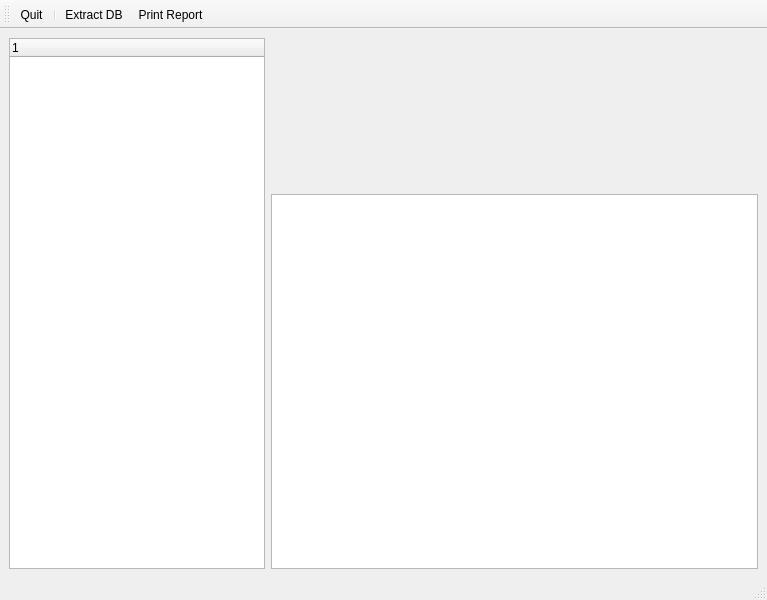
<?xml version="1.0" encoding="UTF-8"?>
<ui version="4.0">
 <class>frmContacts</class>
 <widget class="QMainWindow" name="frmContacts">
  <property name="geometry">
   <rect>
    <x>0</x>
    <y>0</y>
    <width>767</width>
    <height>600</height>
   </rect>
  </property>
  <property name="windowTitle">
   <string>MainWindow</string>
  </property>
  <widget class="QWidget" name="centralWidget">
   <layout class="QGridLayout" name="gridLayout">
    <item row="0" column="0" rowspan="2">
     <layout class="QHBoxLayout" name="horizontalLayout">
      <item>
       <widget class="QTreeWidget" name="treeWidgetContacts">
        <property name="sizePolicy">
         <sizepolicy hsizetype="Preferred" vsizetype="Preferred">
          <horstretch>0</horstretch>
          <verstretch>0</verstretch>
         </sizepolicy>
        </property>
        <column>
         <property name="text">
          <string notr="true">1</string>
         </property>
        </column>
       </widget>
      </item>
     </layout>
    </item>
    <item row="0" column="1">
     <layout class="QHBoxLayout" name="horizontalLayout_2">
      <item>
       <widget class="QLabel" name="lblPicture">
        <property name="sizePolicy">
         <sizepolicy hsizetype="Fixed" vsizetype="Fixed">
          <horstretch>0</horstretch>
          <verstretch>0</verstretch>
         </sizepolicy>
        </property>
        <property name="minimumSize">
         <size>
          <width>150</width>
          <height>150</height>
         </size>
        </property>
        <property name="frameShape">
         <enum>QFrame::NoFrame</enum>
        </property>
        <property name="text">
         <string/>
        </property>
       </widget>
      </item>
      <item>
       <layout class="QVBoxLayout" name="verticalLayout_2">
        <item>
         <widget class="QLabel" name="lblLastname">
          <property name="font">
           <font>
            <family>Noto Sans [unknown]</family>
            <pointsize>14</pointsize>
           </font>
          </property>
          <property name="frameShape">
           <enum>QFrame::NoFrame</enum>
          </property>
          <property name="text">
           <string/>
          </property>
         </widget>
        </item>
        <item>
         <widget class="QLabel" name="lblFirstname">
          <property name="sizePolicy">
           <sizepolicy hsizetype="Preferred" vsizetype="Preferred">
            <horstretch>0</horstretch>
            <verstretch>0</verstretch>
           </sizepolicy>
          </property>
          <property name="font">
           <font>
            <family>Noto Sans [unknown]</family>
            <pointsize>14</pointsize>
           </font>
          </property>
          <property name="frameShape">
           <enum>QFrame::NoFrame</enum>
          </property>
          <property name="text">
           <string/>
          </property>
         </widget>
        </item>
        <item>
         <widget class="QLabel" name="lblOrganization">
          <property name="frameShape">
           <enum>QFrame::NoFrame</enum>
          </property>
          <property name="text">
           <string/>
          </property>
         </widget>
        </item>
       </layout>
      </item>
     </layout>
    </item>
    <item row="1" column="1">
     <layout class="QVBoxLayout" name="verticalLayout_4">
      <item>
       <widget class="QListWidget" name="listWidgetMulitvalue"/>
      </item>
     </layout>
    </item>
   </layout>
  </widget>
  <widget class="QMenuBar" name="menubar">
   <property name="geometry">
    <rect>
     <x>0</x>
     <y>0</y>
     <width>767</width>
     <height>22</height>
    </rect>
   </property>
  </widget>
  <widget class="QStatusBar" name="statusbar"/>
  <widget class="QToolBar" name="toolBar">
   <property name="windowTitle">
    <string>toolBar</string>
   </property>
   <attribute name="toolBarArea">
    <enum>TopToolBarArea</enum>
   </attribute>
   <attribute name="toolBarBreak">
    <bool>false</bool>
   </attribute>
   <addaction name="actionQuit"/>
   <addaction name="separator"/>
   <addaction name="actionExtract"/>
   <addaction name="actionReport"/>
  </widget>
  <action name="actionQuit">
   <property name="icon">
    <iconset resource="../iosbackupexaminer2.qrc">
     <normaloff>:/Images/data/img/exit.png</normaloff>:/Images/data/img/exit.png</iconset>
   </property>
   <property name="text">
    <string>Quit</string>
   </property>
   <property name="toolTip">
    <string>Quit</string>
   </property>
   <property name="shortcut">
    <string>Ctrl+Q</string>
   </property>
  </action>
  <action name="actionExtract">
   <property name="icon">
    <iconset resource="../iosbackupexaminer2.qrc">
     <normaloff>:/Images/data/img/unzip_app.png</normaloff>:/Images/data/img/unzip_app.png</iconset>
   </property>
   <property name="text">
    <string>Extract DB</string>
   </property>
   <property name="toolTip">
    <string>Extract Contacts Database</string>
   </property>
   <property name="shortcut">
    <string>Ctrl+E</string>
   </property>
  </action>
  <action name="actionReport">
   <property name="icon">
    <iconset resource="../iosbackupexaminer2.qrc">
     <normaloff>:/Images/data/img/open.png</normaloff>:/Images/data/img/open.png</iconset>
   </property>
   <property name="text">
    <string>Print Report</string>
   </property>
   <property name="toolTip">
    <string>Print HTML Report</string>
   </property>
   <property name="shortcut">
    <string>Ctrl+P</string>
   </property>
  </action>
 </widget>
 <resources>
  <include location="../iosbackupexaminer2.qrc"/>
 </resources>
 <connections>
  <connection>
   <sender>treeWidgetContacts</sender>
   <signal>clicked(QModelIndex)</signal>
   <receiver>frmContacts</receiver>
   <slot>onTreeClick()</slot>
   <hints>
    <hint type="sourcelabel">
     <x>179</x>
     <y>517</y>
    </hint>
    <hint type="destinationlabel">
     <x>274</x>
     <y>576</y>
    </hint>
   </hints>
  </connection>
  <connection>
   <sender>actionQuit</sender>
   <signal>activated()</signal>
   <receiver>frmContacts</receiver>
   <slot>close()</slot>
   <hints>
    <hint type="sourcelabel">
     <x>-1</x>
     <y>-1</y>
    </hint>
    <hint type="destinationlabel">
     <x>383</x>
     <y>299</y>
    </hint>
   </hints>
  </connection>
  <connection>
   <sender>actionExtract</sender>
   <signal>activated()</signal>
   <receiver>frmContacts</receiver>
   <slot>extractApp()</slot>
   <hints>
    <hint type="sourcelabel">
     <x>-1</x>
     <y>-1</y>
    </hint>
    <hint type="destinationlabel">
     <x>383</x>
     <y>299</y>
    </hint>
   </hints>
  </connection>
  <connection>
   <sender>actionReport</sender>
   <signal>activated()</signal>
   <receiver>frmContacts</receiver>
   <slot>printReport()</slot>
   <hints>
    <hint type="sourcelabel">
     <x>-1</x>
     <y>-1</y>
    </hint>
    <hint type="destinationlabel">
     <x>383</x>
     <y>299</y>
    </hint>
   </hints>
  </connection>
 </connections>
 <slots>
  <slot>onTreeClick()</slot>
  <slot>extractApp()</slot>
  <slot>printReport()</slot>
 </slots>
</ui>
